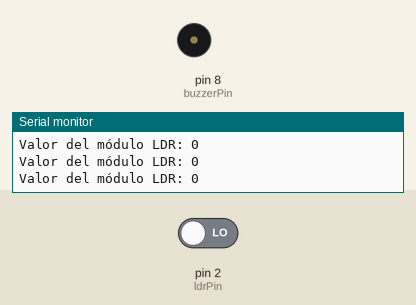
The sketch below on a simulated Arduino Uno, built with avr-gcc and run on an emulated ATmega328P. Parts: buzzer (waves = sounding), the last lines printed to the serial monitor. The inputs (shaded band) are chosen by the test bench; at power-on: pin 2 (ldrPin) LOW.

Above: at 2.8 s.
2.9 s: pin 2 (ldrPin) driven HIGH
At 4.2 s:
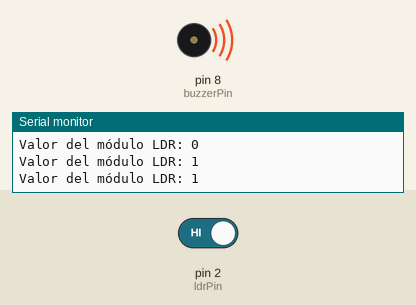
4.5 s: pin 2 (ldrPin) driven LOW
At 5.9 s:
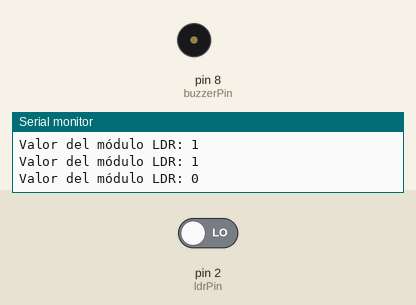
Timing chart, 0 to 7.5 s (numbered marks = the images above; inputs shaded):
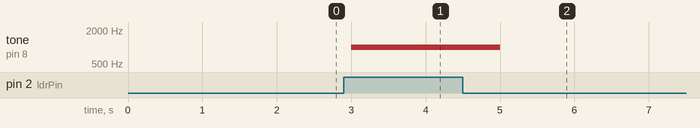

The sketch:

Fotorresistencia.ino
```cpp
const int ldrPin = 2; // Pin digital donde está conectado el módulo digital LDR
const int buzzerPin = 8; // Pin digital donde está conectado el buzzer
const int threshold = HIGH; // Umbral para activar el buzzer, ajusta según sea necesario

void setup() {
  pinMode(ldrPin, INPUT); // Configura el pin del módulo digital LDR como entrada
  pinMode(buzzerPin, OUTPUT); // Configura el pin del buzzer como salida
  Serial.begin(9600); // Inicializa la comunicación serial
}

void loop() {
  int ldrValue = digitalRead(ldrPin); // Lee el valor digital del módulo LDR

  Serial.print("Valor del módulo LDR: ");
  Serial.println(ldrValue); // Muestra el valor en el monitor serial

  if (ldrValue == threshold) {
    tone(buzzerPin, 1000); // Enciende el buzzer con un tono de 1000 Hz
  } else {
    noTone(buzzerPin); // Apaga el buzzer
  }

  delay(1000); // Espera 1 segundo antes de la próxima lectura
}
```

Measured:
- after the input at 2.9 s, tone on pin 8 (buzzerPin): silent → 1000 Hz after 0.10 s
- after the input at 4.5 s, tone on pin 8 (buzzerPin): 1000 Hz → silent after 0.50 s
